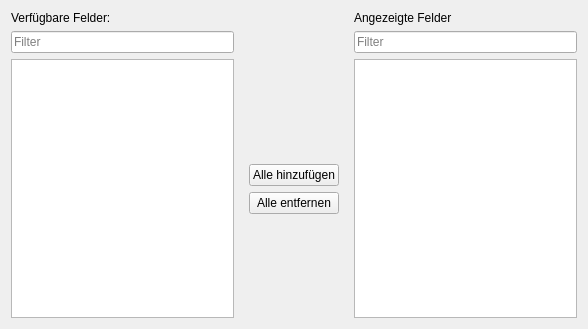
<?xml version="1.0" encoding="UTF-8"?>
<ui version="4.0">
 <class>ListDragSelection</class>
 <widget class="QWidget" name="ListDragSelection">
  <property name="geometry">
   <rect>
    <x>0</x>
    <y>0</y>
    <width>588</width>
    <height>329</height>
   </rect>
  </property>
  <property name="windowTitle">
   <string>Form</string>
  </property>
  <layout class="QGridLayout" name="gridLayout">
   <item row="0" column="0">
    <widget class="QLabel" name="shownItemsLabel">
     <property name="text">
      <string>Verfügbare Felder:</string>
     </property>
    </widget>
   </item>
   <item row="0" column="2">
    <widget class="QLabel" name="choosedItemsLabel">
     <property name="text">
      <string>Angezeigte Felder</string>
     </property>
    </widget>
   </item>
   <item row="1" column="0">
    <widget class="QLineEdit" name="availableFilterInput">
     <property name="placeholderText">
      <string>Filter</string>
     </property>
    </widget>
   </item>
   <item row="1" column="2">
    <widget class="QLineEdit" name="choosedFilterInput">
     <property name="placeholderText">
      <string>Filter</string>
     </property>
    </widget>
   </item>
   <item row="3" column="0">
    <widget class="QListWidget" name="availableView">
     <property name="dragEnabled">
      <bool>true</bool>
     </property>
     <property name="dragDropOverwriteMode">
      <bool>false</bool>
     </property>
     <property name="dragDropMode">
      <enum>QAbstractItemView::DragDrop</enum>
     </property>
     <property name="defaultDropAction">
      <enum>Qt::MoveAction</enum>
     </property>
     <property name="selectionMode">
      <enum>QAbstractItemView::ExtendedSelection</enum>
     </property>
     <property name="uniformItemSizes">
      <bool>true</bool>
     </property>
     <property name="sortingEnabled">
      <bool>true</bool>
     </property>
    </widget>
   </item>
   <item row="3" column="1">
    <widget class="QWidget" name="allGroup" native="true">
     <layout class="QVBoxLayout" name="verticalLayout">
      <item>
       <spacer name="allSpacerTop">
        <property name="orientation">
         <enum>Qt::Vertical</enum>
        </property>
        <property name="sizeHint" stdset="0">
         <size>
          <width>20</width>
          <height>40</height>
         </size>
        </property>
       </spacer>
      </item>
      <item>
       <widget class="QPushButton" name="addAllInput">
        <property name="text">
         <string>Alle hinzufügen</string>
        </property>
       </widget>
      </item>
      <item>
       <widget class="QPushButton" name="removeAllInput">
        <property name="text">
         <string>Alle entfernen</string>
        </property>
       </widget>
      </item>
      <item>
       <spacer name="allSpacerBottom">
        <property name="orientation">
         <enum>Qt::Vertical</enum>
        </property>
        <property name="sizeHint" stdset="0">
         <size>
          <width>20</width>
          <height>40</height>
         </size>
        </property>
       </spacer>
      </item>
     </layout>
    </widget>
   </item>
   <item row="3" column="2">
    <widget class="QListWidget" name="choosedItemView">
     <property name="dragEnabled">
      <bool>true</bool>
     </property>
     <property name="dragDropOverwriteMode">
      <bool>false</bool>
     </property>
     <property name="dragDropMode">
      <enum>QAbstractItemView::DragDrop</enum>
     </property>
     <property name="defaultDropAction">
      <enum>Qt::MoveAction</enum>
     </property>
     <property name="selectionMode">
      <enum>QAbstractItemView::ExtendedSelection</enum>
     </property>
     <property name="uniformItemSizes">
      <bool>true</bool>
     </property>
    </widget>
   </item>
  </layout>
 </widget>
 <resources/>
 <connections/>
</ui>
